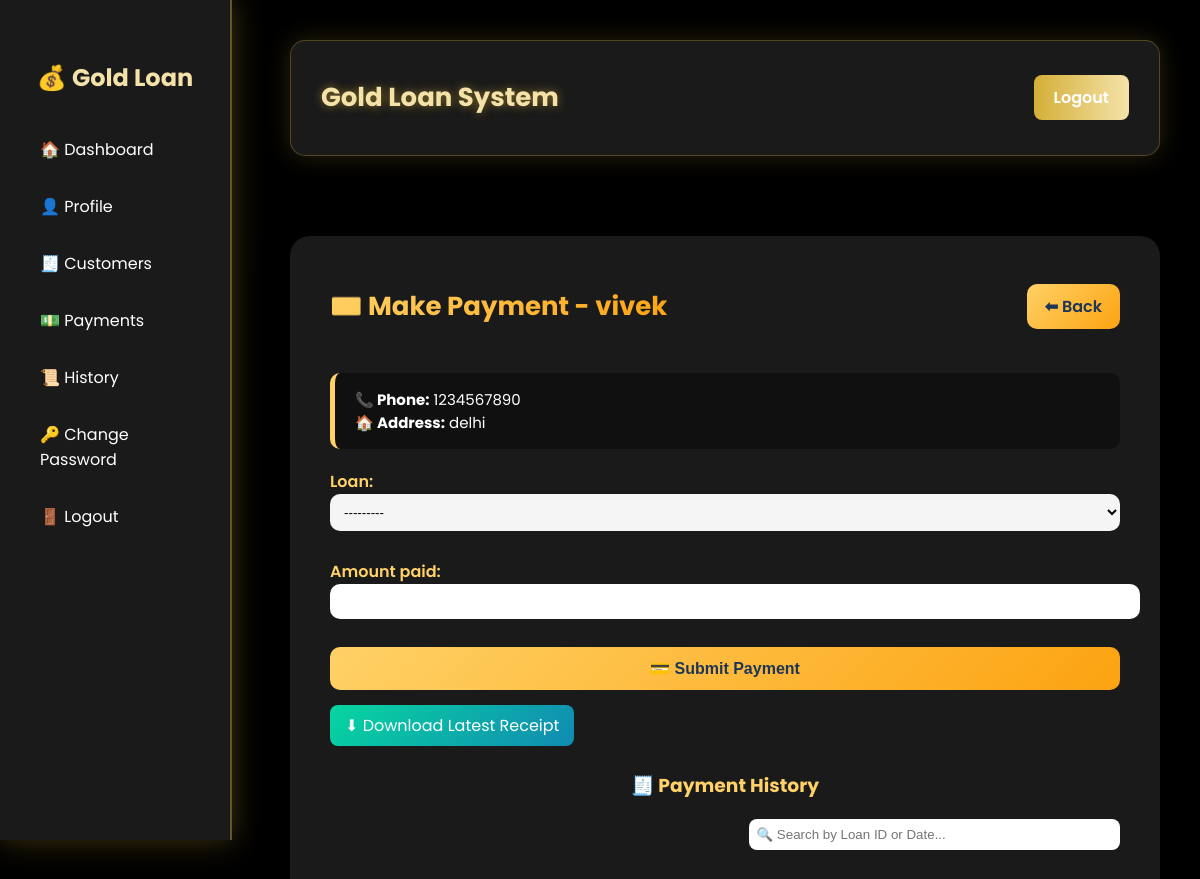
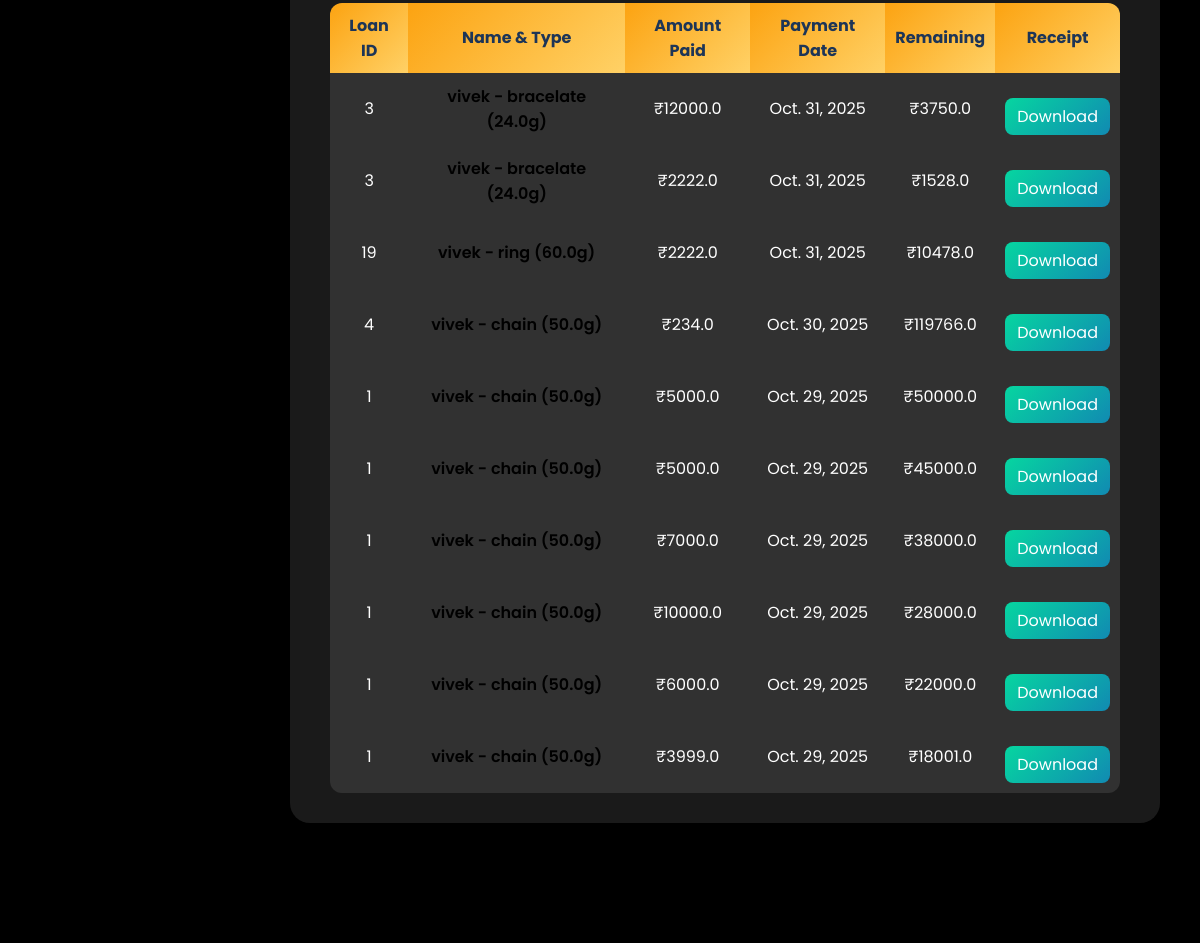
Page /payments/make/1/ (signed in) on the committed database (2 pictures, top to bottom).
### customers/models.py (models this page shows, shortened)
class Customer(models.Model):
    name = models.CharField(max_length=100)
    mobile = models.CharField(max_length=15)
    address = models.TextField()
    aadhaar = models.CharField(max_length=20)
    pan = models.CharField(max_length=20)
    dob = models.DateField()
    email = models.EmailField()

### payments/models.py (models this page shows, shortened)
class Payment(models.Model):
    loan = models.ForeignKey(Loan, on_delete=models.CASCADE)
    amount_paid = models.FloatField()
    payment_date = models.DateField(auto_now_add=True)
    remaining_amount = models.FloatField(default=0.0)

### loans/models.py (models this page shows, shortened)
class Loan(models.Model):
    customer = models.ForeignKey(Customer, on_delete=models.CASCADE)
    gold_item = models.ForeignKey(GoldItem, on_delete=models.CASCADE)
    loan_amount = models.FloatField()
    interest_rate = models.FloatField()
    start_date = models.DateField()
    end_date = models.DateField(blank=True, null=True)  # ✅ Auto-calculated
    duration_type = models.CharField(max_length=20, default='months')  # "months" or "years"
    duration_value = models.IntegerField(default=12)
    loan_type = models.CharField(max_length=50)
    status = models.CharField(max_length=20, default='Active')
    def __str__(self):
        return f"{self.customer.name} - {self.gold_item.gold_type} ({self.gold_item.weight}g)"

### gold/models.py (models this page shows, shortened)
class GoldItem(models.Model):
    customer = models.ForeignKey(Customer, on_delete=models.CASCADE)
    gold_type = models.CharField(max_length=50)
    weight = models.FloatField()
    purity = models.CharField(max_length=20)
    valuation = models.FloatField()
    date_added = models.DateField(auto_now_add=True)

### payments/views.py (the view, shortened to what this page needs)
# urls.py: path('make/<int:customer_id>/', views.make_payment, name='make_payment'),
@login_required
def make_payment(request, customer_id):
    customer = get_object_or_404(Customer, id=customer_id)
    loans = Loan.objects.filter(customer=customer)
    payments = Payment.objects.filter(loan__in=loans).order_by('-payment_date')
    form = PaymentForm(request.POST or None)
    form.fields['loan'].queryset = loans  # Only this customer’s loans
    last_payment = payments.first() if payments.exists() else None
    return render(request, 'payments/make_payment.html', {
        'customer': customer,
        'form': form,
        'payments': payments,
        'last_payment': last_payment,
    })

### payments/forms.py
class PaymentForm(forms.ModelForm):
    class Meta:
        model = Payment
        fields = ['loan', 'amount_paid']
    def __init__(self, *args, **kwargs):
        customer = kwargs.pop('customer', None)  # current customer pass karenge
        super().__init__(*args, **kwargs)
        if customer:
            self.fields['loan'].queryset = Loan.objects.filter(customer=customer)

### payments/templates/payments/make_payment.html (shortened to what this page needs)
{% extends 'base.html' %}
{% load static %}
{% block content %}
<div class="payment-wrapper">
  <div class="payment-header">
    <h2>💳 Make Payment - {{ customer.name }}</h2>
    <a href="{% url 'dashboard' %}" class="back-btn">⬅ Back</a>
  </div>
  <div class="customer-info">
    <b>📞 Phone:</b> {{ customer.mobile }}<br>
    <b>🏠 Address:</b> {{ customer.address }}
  </div>
  <form method="POST">
    {{ form.as_p }}
    <button type="submit">💳 Submit Payment</button>
  </form>
  {% if last_payment %}
    <a href="{% url 'download_receipt' last_payment.id %}" class="download-btn">⬇ Download Latest Receipt</a>
  {% endif %}
  <h3 style="text-align:center; margin-top:25px; color:#ffd166;">🧾 Payment History</h3>
  <div class="search-box">
    <input type="text" id="searchInput" placeholder="🔍 Search by Loan ID or Date...">
  </div>
  <table id="paymentTable">
    <tr>
      <th>Loan ID</th>
      <th>Name & Type</th>
      <th>Amount Paid</th>
      <th>Payment Date</th>
      <th>Remaining</th>
      <th>Receipt</th>
    </tr>
    {% for p in payments %}
    <tr>
      <td>{{ p.loan.id }}</td>
      <td>{{ p.loan }}</td>
      <td>₹{{ p.amount_paid }}</td>
      <td>{{ p.payment_date }}</td>
      <td>₹{{ p.remaining_amount }}</td>
      <td>
        <a href="{% url 'download_receipt' p.id %}" class="download-btn" style="padding:6px 12px;">Download</a>
      </td>
    </tr>
    {% empty %}
    <tr><td colspan="6" style="color:#ccc;">No payment records found.</td></tr>
    {% endfor %}
  </table>
</div>
{% endblock %}

### templates/base.html (style rules this page uses)
body { margin: 0; padding: 0; font-family: 'Poppins', sans-serif; background: #000; overflow-x: hidden; }

### payments/templates/payments/make_payment.html (style rules this page uses)
.payment-wrapper { max-width: 900px; margin: 80px auto; background: rgba(255, 255, 255, 0.1); backdrop-filter: blur(15px); border-radius: 20px; padding: 30px 40px; color: #fff; box-shadow: 0 8px 32px rgba(0, 0, 0, 0.4); animation: fadeIn 1s ease-in-out; }
.payment-header { display: flex; justify-content: space-between; align-items: center; margin-bottom: 25px; }
.payment-header h2 { font-size: 26px; font-weight: 700; background: linear-gradient(135deg, #ffd166, #fca311); -webkit-background-clip: text; -webkit-text-fill-color: transparent; }
.back-btn { background: linear-gradient(135deg, #ffd166, #fca311); color: #1d3557; padding: 10px 18px; border-radius: 10px; font-weight: 600; text-decoration: none; transition: 0.3s; }
.customer-info { background: rgba(0, 0, 0, 0.4); border-left: 5px solid #ffd166; border-radius: 10px; padding: 15px 20px; margin-bottom: 20px; font-size: 15px; color: #fff; }
form p label { color: #ffd166; font-weight: 600; }
input, select { width: 100%; padding: 10px; margin-bottom: 12px; border-radius: 10px; border: none; background: rgba(255, 255, 255, 0.1); color: #fff; outline: none; transition: 0.3s; }
button { width: 100%; background: linear-gradient(135deg, #ffd166, #fca311); border: none; padding: 12px; border-radius: 10px; color: #1d3557; font-weight: 700; font-size: 16px; cursor: pointer; transition: 0.3s; }
.download-btn { background: linear-gradient(135deg, #06d6a0, #118ab2); color: white; text-decoration: none; padding: 8px 15px; border-radius: 8px; margin-top: 15px; display: inline-block; transition: 0.3s; }
table { width: 100%; border-collapse: collapse; margin-top: 20px; border-radius: 12px; overflow: hidden; }
th, td { text-align: center; padding: 10px; }
th { background: linear-gradient(135deg, #fca311, #ffd166); color: #1d3557; }
td { background: rgba(255, 255, 255, 0.1); color: #fff; }
td:nth-child(2) { color: #000 !important; font-weight: 600; }
.search-box { text-align: right; margin: 10px 0; }
.search-box input { width: 45%; padding: 8px; border-radius: 8px; border: none; background: rgba(255, 255, 255, 0.15); color: white; }
select option, select { color: #000 !important; background-color: #f5f5f5; }
input, textarea { color: #000 !important; background-color: #fff !important; }

### rows in the picture
Customer: name "vivek", mobile "1234567890", address "delhi"
Payment: loan.id "3", loan "vivek - bracelate (24.0g)", amount_paid "12000.0", payment_date "Oct. 31, 2025", remaining_amount "3750.0"
Payment: loan.id "3", loan "vivek - bracelate (24.0g)", amount_paid "2222.0", payment_date "Oct. 31, 2025", remaining_amount "1528.0"
Payment: loan.id "19", loan "vivek - ring (60.0g)", amount_paid "2222.0", payment_date "Oct. 31, 2025", remaining_amount "10478.0"
Payment: loan.id "4", loan "vivek - chain (50.0g)", amount_paid "234.0", payment_date "Oct. 30, 2025", remaining_amount "119766.0"
Payment: loan.id "1", loan "vivek - chain (50.0g)", amount_paid "5000.0", payment_date "Oct. 29, 2025", remaining_amount "50000.0"
Payment: loan.id "1", loan "vivek - chain (50.0g)", amount_paid "5000.0", payment_date "Oct. 29, 2025", remaining_amount "45000.0"
Payment: loan.id "1", loan "vivek - chain (50.0g)", amount_paid "7000.0", payment_date "Oct. 29, 2025", remaining_amount "38000.0"
Payment: loan.id "1", loan "vivek - chain (50.0g)", amount_paid "10000.0", payment_date "Oct. 29, 2025", remaining_amount "28000.0"
Payment: loan.id "1", loan "vivek - chain (50.0g)", amount_paid "6000.0", payment_date "Oct. 29, 2025", remaining_amount "22000.0"
Payment: loan.id "1", loan "vivek - chain (50.0g)", amount_paid "3999.0", payment_date "Oct. 29, 2025", remaining_amount "18001.0"
